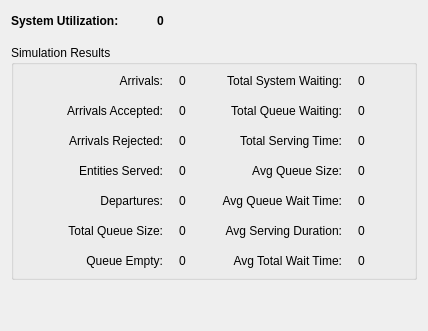
         <widget class="QWidget" name="tabResults_3">
          <attribute name="title">
           <string>Simulation Results</string>
          </attribute>
          <layout class="QVBoxLayout" name="verticalLayout_7">
           <item>
            <layout class="QHBoxLayout" name="horizontalLayout_7">
             <property name="bottomMargin">
              <number>8</number>
             </property>
             <item>
              <widget class="QLabel" name="label">
               <property name="sizePolicy">
                <sizepolicy hsizetype="Fixed" vsizetype="Preferred">
                 <horstretch>0</horstretch>
                 <verstretch>0</verstretch>
                </sizepolicy>
               </property>
               <property name="minimumSize">
                <size>
                 <width>140</width>
                 <height>0</height>
                </size>
               </property>
               <property name="font">
                <font>
                 <weight>75</weight>
                 <bold>true</bold>
                </font>
               </property>
               <property name="text">
                <string>System Utilization:</string>
               </property>
               <property name="alignment">
                <set>Qt::AlignLeading|Qt::AlignLeft|Qt::AlignVCenter</set>
               </property>
              </widget>
             </item>
             <item>
              <widget class="QLabel" name="lblUtilization">
               <property name="font">
                <font>
                 <weight>75</weight>
                 <bold>true</bold>
                </font>
               </property>
               <property name="text">
                <string>0</string>
               </property>
              </widget>
             </item>
             <item>
              <spacer name="horizontalSpacer_3">
               <property name="orientation">
                <enum>Qt::Horizontal</enum>
               </property>
               <property name="sizeHint" stdset="0">
                <size>
                 <width>40</width>
                 <height>20</height>
                </size>
               </property>
              </spacer>
             </item>
            </layout>
           </item>
           <item>
            <widget class="QGroupBox" name="groupBox_4">
             <property name="title">
              <string>Simulation Results</string>
             </property>
             <layout class="QHBoxLayout" name="horizontalLayout_9">
              <item>
               <layout class="QHBoxLayout" name="horizontalLayout_8">
                <property name="spacing">
                 <number>16</number>
                </property>
                <item>
                 <layout class="QFormLayout" name="formLayout_6">
                  <item row="0" column="0">
                   <widget class="QLabel" name="label_25">
                    <property name="sizePolicy">
                     <sizepolicy hsizetype="Minimum" vsizetype="Preferred">
                      <horstretch>0</horstretch>
                      <verstretch>0</verstretch>
                     </sizepolicy>
                    </property>
                    <property name="minimumSize">
                     <size>
                      <width>140</width>
                      <height>0</height>
                     </size>
                    </property>
                    <property name="maximumSize">
                     <size>
                      <width>110</width>
                      <height>16777215</height>
                     </size>
                    </property>
                    <property name="text">
                     <string>Arrivals:</string>
                    </property>
                    <property name="alignment">
                     <set>Qt::AlignRight|Qt::AlignTrailing|Qt::AlignVCenter</set>
                    </property>
                   </widget>
                  </item>
                  <item row="0" column="1">
                   <widget class="QLabel" name="lblTotalArrivals">
                    <property name="text">
                     <string>0</string>
                    </property>
                   </widget>
                  </item>
                  <item row="1" column="0">
                   <widget class="QLabel" name="label_26">
                    <property name="sizePolicy">
                     <sizepolicy hsizetype="Minimum" vsizetype="Preferred">
                      <horstretch>0</horstretch>
                      <verstretch>0</verstretch>
                     </sizepolicy>
                    </property>
                    <property name="minimumSize">
                     <size>
                      <width>140</width>
                      <height>0</height>
                     </size>
                    </property>
                    <property name="maximumSize">
                     <size>
                      <width>110</width>
                      <height>16777215</height>
                     </size>
                    </property>
                    <property name="text">
                     <string>Arrivals Accepted:</string>
                    </property>
                    <property name="alignment">
                     <set>Qt::AlignRight|Qt::AlignTrailing|Qt::AlignVCenter</set>
                    </property>
                   </widget>
                  </item>
                  <item row="1" column="1">
                   <widget class="QLabel" name="lblTotalArrivalsAccepted">
                    <property name="text">
                     <string>0</string>
                    </property>
                   </widget>
                  </item>
                  <item row="2" column="0">
                   <widget class="QLabel" name="label_27">
                    <property name="sizePolicy">
                     <sizepolicy hsizetype="Minimum" vsizetype="Preferred">
                      <horstretch>0</horstretch>
                      <verstretch>0</verstretch>
                     </sizepolicy>
                    </property>
                    <property name="minimumSize">
                     <size>
                      <width>140</width>
                      <height>0</height>
                     </size>
                    </property>
                    <property name="maximumSize">
                     <size>
                      <width>110</width>
                      <height>16777215</height>
                     </size>
                    </property>
                    <property name="text">
                     <string>Arrivals Rejected:</string>
                    </property>
                    <property name="alignment">
                     <set>Qt::AlignRight|Qt::AlignTrailing|Qt::AlignVCenter</set>
                    </property>
                   </widget>
                  </item>
                  <item row="2" column="1">
                   <widget class="QLabel" name="lblTotalArrivalsRejected">
                    <property name="text">
                     <string>0</string>
                    </property>
                   </widget>
                  </item>
                  <item row="3" column="0">
                   <widget class="QLabel" name="label_19">
                    <property name="sizePolicy">
                     <sizepolicy hsizetype="Minimum" vsizetype="Preferred">
                      <horstretch>0</horstretch>
                      <verstretch>0</verstretch>
                     </sizepolicy>
                    </property>
                    <property name="minimumSize">
                     <size>
                      <width>140</width>
                      <height>0</height>
                     </size>
                    </property>
                    <property name="maximumSize">
                     <size>
                      <width>110</width>
                      <height>16777215</height>
                     </size>
                    </property>
                    <property name="text">
                     <string>Entities Served:</string>
                    </property>
                    <property name="alignment">
                     <set>Qt::AlignRight|Qt::AlignTrailing|Qt::AlignVCenter</set>
                    </property>
                   </widget>
                  </item>
                  <item row="3" column="1">
                   <widget class="QLabel" name="lblTotalServed">
                    <property name="text">
                     <string>0</string>
                    </property>
                   </widget>
                  </item>
                  <item row="4" column="0">
                   <widget class="QLabel" name="label_20">
                    <property name="sizePolicy">
                     <sizepolicy hsizetype="Minimum" vsizetype="Preferred">
                      <horstretch>0</horstretch>
                      <verstretch>0</verstretch>
                     </sizepolicy>
                    </property>
                    <property name="minimumSize">
                     <size>
                      <width>140</width>
                      <height>0</height>
                     </size>
                    </property>
                    <property name="maximumSize">
                     <size>
                      <width>110</width>
                      <height>16777215</height>
                     </size>
                    </property>
                    <property name="text">
                     <string>Departures:</string>
                    </property>
                    <property name="alignment">
                     <set>Qt::AlignRight|Qt::AlignTrailing|Qt::AlignVCenter</set>
                    </property>
                   </widget>
                  </item>
                  <item row="4" column="1">
                   <widget class="QLabel" name="lblTotalDepartures">
                    <property name="text">
                     <string>0</string>
                    </property>
                   </widget>
                  </item>
                  <item row="5" column="0">
                   <widget class="QLabel" name="label_36">
                    <property name="sizePolicy">
                     <sizepolicy hsizetype="Minimum" vsizetype="Preferred">
                      <horstretch>0</horstretch>
                      <verstretch>0</verstretch>
                     </sizepolicy>
                    </property>
                    <property name="minimumSize">
                     <size>
                      <width>140</width>
                      <height>0</height>
                     </size>
                    </property>
                    <property name="maximumSize">
                     <size>
                      <width>140</width>
                      <height>16777215</height>
                     </size>
                    </property>
                    <property name="text">
                     <string>Total Queue Size:</string>
                    </property>
                    <property name="alignment">
                     <set>Qt::AlignRight|Qt::AlignTrailing|Qt::AlignVCenter</set>
                    </property>
                   </widget>
                  </item>
                  <item row="5" column="1">
                   <widget class="QLabel" name="lblTotalQueueSize">
                    <property name="text">
                     <string>0</string>
                    </property>
                   </widget>
                  </item>
                  <item row="6" column="0">
                   <widget class="QLabel" name="label_32">
                    <property name="sizePolicy">
                     <sizepolicy hsizetype="Minimum" vsizetype="Preferred">
                      <horstretch>0</horstretch>
                      <verstretch>0</verstretch>
                     </sizepolicy>
                    </property>
                    <property name="minimumSize">
                     <size>
                      <width>140</width>
                      <height>0</height>
                     </size>
                    </property>
                    <property name="maximumSize">
                     <size>
                      <width>140</width>
                      <height>16777215</height>
                     </size>
                    </property>
                    <property name="text">
                     <string>Queue Empty:</string>
                    </property>
                    <property name="alignment">
                     <set>Qt::AlignRight|Qt::AlignTrailing|Qt::AlignVCenter</set>
                    </property>
                   </widget>
                  </item>
                  <item row="6" column="1">
                   <widget class="QLabel" name="lblTotalQueueEmpty">
                    <property name="text">
                     <string>0</string>
                    </property>
                   </widget>
                  </item>
                 </layout>
                </item>
                <item>
                 <layout class="QFormLayout" name="formLayout_5">
                  <item row="0" column="0">
                   <widget class="QLabel" name="label_31">
                    <property name="sizePolicy">
                     <sizepolicy hsizetype="Minimum" vsizetype="Preferred">
                      <horstretch>0</horstretch>
                      <verstretch>0</verstretch>
                     </sizepolicy>
                    </property>
                    <property name="minimumSize">
                     <size>
                      <width>140</width>
                      <height>0</height>
                     </size>
                    </property>
                    <property name="maximumSize">
                     <size>
                      <width>140</width>
                      <height>16777215</height>
                     </size>
                    </property>
                    <property name="text">
                     <string>Total System Waiting:</string>
                    </property>
                    <property name="alignment">
                     <set>Qt::AlignRight|Qt::AlignTrailing|Qt::AlignVCenter</set>
                    </property>
                   </widget>
                  </item>
                  <item row="0" column="1">
                   <widget class="QLabel" name="lblTotalWaitTime">
                    <property name="text">
                     <string>0</string>
                    </property>
                   </widget>
                  </item>
                  <item row="1" column="0">
                   <widget class="QLabel" name="label_29">
                    <property name="sizePolicy">
                     <sizepolicy hsizetype="Minimum" vsizetype="Preferred">
                      <horstretch>0</horstretch>
                      <verstretch>0</verstretch>
                     </sizepolicy>
                    </property>
                    <property name="minimumSize">
                     <size>
                      <width>140</width>
                      <height>0</height>
                     </size>
                    </property>
                    <property name="maximumSize">
                     <size>
                      <width>140</width>
                      <height>16777215</height>
                     </size>
                    </property>
                    <property name="text">
                     <string>Total Queue Waiting:</string>
                    </property>
                    <property name="alignment">
                     <set>Qt::AlignRight|Qt::AlignTrailing|Qt::AlignVCenter</set>
                    </property>
                   </widget>
                  </item>
                  <item row="1" column="1">
                   <widget class="QLabel" name="lblQueueWaitTime">
                    <property name="text">
                     <string>0</string>
                    </property>
                   </widget>
                  </item>
                  <item row="2" column="0">
                   <widget class="QLabel" name="label_30">
                    <property name="sizePolicy">
                     <sizepolicy hsizetype="Minimum" vsizetype="Preferred">
                      <horstretch>0</horstretch>
                      <verstretch>0</verstretch>
                     </sizepolicy>
                    </property>
                    <property name="minimumSize">
                     <size>
                      <width>140</width>
                      <height>0</height>
                     </size>
                    </property>
                    <property name="maximumSize">
                     <size>
                      <width>140</width>
                      <height>16777215</height>
                     </size>
                    </property>
                    <property name="text">
                     <string>Total Serving Time:</string>
                    </property>
                    <property name="alignment">
                     <set>Qt::AlignRight|Qt::AlignTrailing|Qt::AlignVCenter</set>
                    </property>
                   </widget>
                  </item>
                  <item row="2" column="1">
                   <widget class="QLabel" name="lblServingDuration">
                    <property name="text">
                     <string>0</string>
                    </property>
                   </widget>
                  </item>
                  <item row="3" column="0">
                   <widget class="QLabel" name="label_28">
                    <property name="sizePolicy">
                     <sizepolicy hsizetype="Minimum" vsizetype="Preferred">
                      <horstretch>0</horstretch>
                      <verstretch>0</verstretch>
                     </sizepolicy>
                    </property>
                    <property name="minimumSize">
                     <size>
                      <width>140</width>
                      <height>0</height>
                     </size>
                    </property>
                    <property name="maximumSize">
                     <size>
                      <width>140</width>
                      <height>16777215</height>
                     </size>
                    </property>
                    <property name="text">
                     <string>Avg Queue Size:</string>
                    </property>
                    <property name="alignment">
                     <set>Qt::AlignRight|Qt::AlignTrailing|Qt::AlignVCenter</set>
                    </property>
                   </widget>
                  </item>
                  <item row="3" column="1">
                   <widget class="QLabel" name="lblMeanQueueSize">
                    <property name="text">
                     <string>0</string>
                    </property>
                   </widget>
                  </item>
                  <item row="4" column="0">
                   <widget class="QLabel" name="label_33">
                    <property name="sizePolicy">
                     <sizepolicy hsizetype="Minimum" vsizetype="Preferred">
                      <horstretch>0</horstretch>
                      <verstretch>0</verstretch>
                     </sizepolicy>
                    </property>
                    <property name="minimumSize">
                     <size>
                      <width>140</width>
                      <height>0</height>
                     </size>
                    </property>
                    <property name="maximumSize">
                     <size>
                      <width>140</width>
                      <height>16777215</height>
                     </size>
                    </property>
                    <property name="text">
                     <string>Avg Queue Wait Time:</string>
                    </property>
                    <property name="alignment">
                     <set>Qt::AlignRight|Qt::AlignTrailing|Qt::AlignVCenter</set>
                    </property>
                   </widget>
                  </item>
                  <item row="4" column="1">
                   <widget class="QLabel" name="lblMeanQueueWait">
                    <property name="text">
                     <string>0</string>
                    </property>
                   </widget>
                  </item>
                  <item row="5" column="0">
                   <widget class="QLabel" name="label_34">
                    <property name="sizePolicy">
                     <sizepolicy hsizetype="Minimum" vsizetype="Preferred">
                      <horstretch>0</horstretch>
                      <verstretch>0</verstretch>
                     </sizepolicy>
                    </property>
                    <property name="minimumSize">
                     <size>
                      <width>140</width>
                      <height>0</height>
                     </size>
                    </property>
                    <property name="maximumSize">
                     <size>
                      <width>140</width>
                      <height>16777215</height>
                     </size>
                    </property>
                    <property name="text">
                     <string>Avg Serving Duration:</string>
                    </property>
                    <property name="alignment">
                     <set>Qt::AlignRight|Qt::AlignTrailing|Qt::AlignVCenter</set>
                    </property>
                   </widget>
                  </item>
                  <item row="5" column="1">
                   <widget class="QLabel" name="lblMeanServingDuration">
                    <property name="text">
                     <string>0</string>
                    </property>
                   </widget>
                  </item>
                  <item row="6" column="0">
                   <widget class="QLabel" name="label_35">
                    <property name="sizePolicy">
                     <sizepolicy hsizetype="Minimum" vsizetype="Preferred">
                      <horstretch>0</horstretch>
                      <verstretch>0</verstretch>
                     </sizepolicy>
                    </property>
                    <property name="minimumSize">
                     <size>
                      <width>140</width>
                      <height>0</height>
                     </size>
                    </property>
                    <property name="maximumSize">
                     <size>
                      <width>140</width>
                      <height>16777215</height>
                     </size>
                    </property>
                    <property name="text">
                     <string>Avg Total Wait Time:</string>
                    </property>
                    <property name="alignment">
                     <set>Qt::AlignRight|Qt::AlignTrailing|Qt::AlignVCenter</set>
                    </property>
                   </widget>
                  </item>
                  <item row="6" column="1">
                   <widget class="QLabel" name="lblMeanWaitTime">
                    <property name="text">
                     <string>0</string>
                    </property>
                   </widget>
                  </item>
                 </layout>
                </item>
                <item>
                 <spacer name="horizontalSpacer_2">
                  <property name="orientation">
                   <enum>Qt::Horizontal</enum>
                  </property>
                  <property name="sizeHint" stdset="0">
                   <size>
                    <width>40</width>
                    <height>20</height>
                   </size>
                  </property>
                 </spacer>
                </item>
               </layout>
              </item>
             </layout>
            </widget>
           </item>
           <item>
            <spacer name="verticalSpacer_3">
             <property name="orientation">
              <enum>Qt::Vertical</enum>
             </property>
             <property name="sizeHint" stdset="0">
              <size>
               <width>20</width>
               <height>40</height>
              </size>
             </property>
            </spacer>
           </item>
          </layout>
         </widget>
